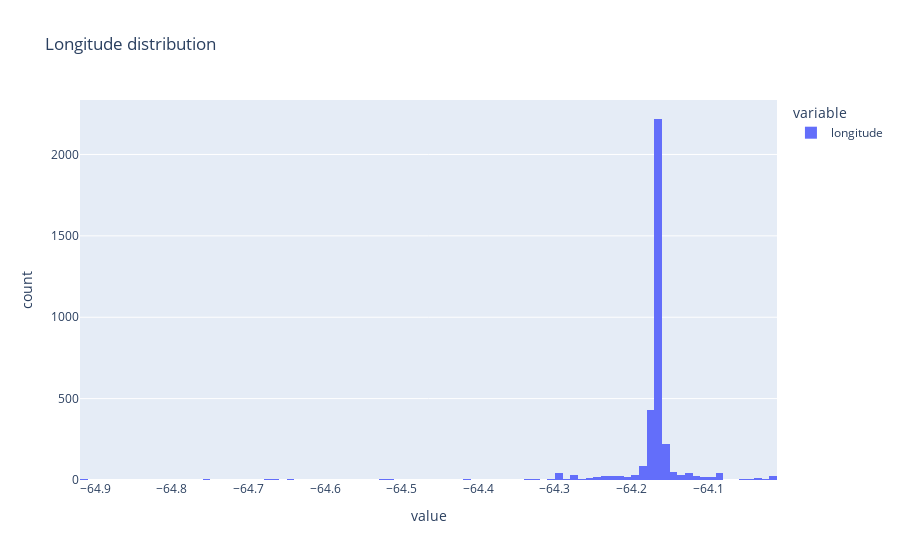

Here is the notebook cell this chart was saved with:
### Markdown cell above
Longitude and latitude, the value is rounded to 1 decimal places and longitude is converted to negative values (degree West to degree East).

### Code cell
raw_data["longitude"] = -raw_data["longitude_of_deployment"]
raw_data["longitude"].astype(float).plot.hist(nbins=100, title="Longitude distribution")

### Figure 1 — Plotly figure (JSON) as saved in the notebook; plotly's stock layout.template omitted (floating-point values rounded to 4 significant figures; data arrays with more than 128 entries replaced by an {"elided": "..."} marker saying what was removed)
{"data": [{"alignmentgroup": "True", "bingroup": "x", "hovertemplate": "variable=longitude<br>value=%{x}<br>count=%{y}<extra></extra>", "legendgroup": "longitude", "marker": {"color": "#636efa", "pattern": {"shape": ""}}, "name": "longitude", "nbinsx": 100, "offsetgroup": "longitude", "orientation": "v", "showlegend": true, "type": "histogram", "x": {"elided": "3578 float values"}, "xaxis": "x", "yaxis": "y"}], "layout": {"barmode": "relative", "legend": {"title": {"text": "variable"}, "tracegroupgap": 0}, "title": {"text": "Longitude distribution"}, "xaxis": {"anchor": "y", "domain": [0, 1], "title": {"text": "value"}}, "yaxis": {"anchor": "x", "domain": [0, 1], "title": {"text": "count"}}}}
